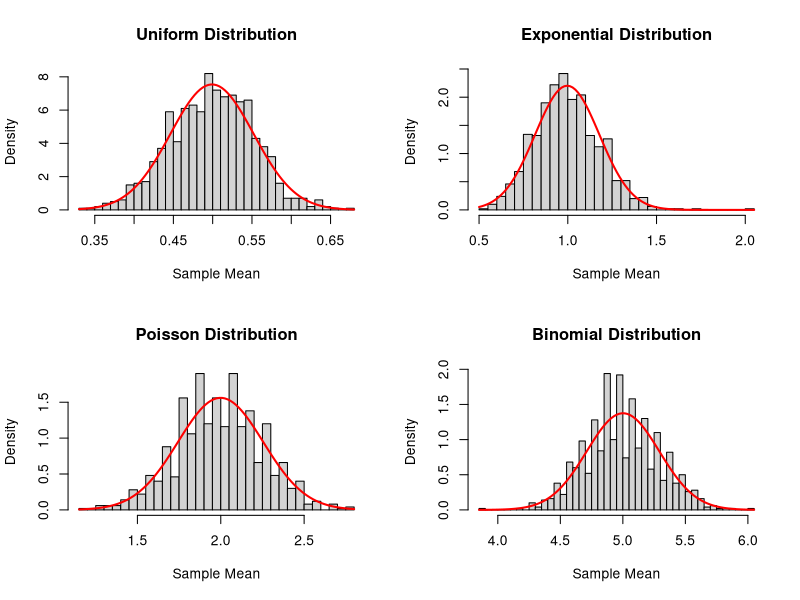

R code for this plot:
# Demonstration of the Central Limit Theorem (CLT)

# Set common parameters
n <- 1000        # Number of samples
sample_size <- 30   # Size of each sample

# Prepare a 2x2 plot layout
par(mfrow=c(2,2))

# 1. Uniform Distribution
sample_means_uniform <- replicate(n, mean(runif(sample_size, min=0, max=1)))
hist(sample_means_uniform, breaks=40, probability=TRUE, main="Uniform Distribution", xlab="Sample Mean")
curve(dnorm(x, mean=mean(sample_means_uniform), sd=sd(sample_means_uniform)), add=TRUE, col="red", lwd=2)

# 2. Exponential Distribution
sample_means_exponential <- replicate(n, mean(rexp(sample_size, rate=1)))
hist(sample_means_exponential, breaks=40, probability=TRUE, main="Exponential Distribution", xlab="Sample Mean")
curve(dnorm(x, mean=mean(sample_means_exponential), sd=sd(sample_means_exponential)), add=TRUE, col="red", lwd=2)

# 3. Poisson Distribution
sample_means_poisson <- replicate(n, mean(rpois(sample_size, lambda=2)))
hist(sample_means_poisson, breaks=40, probability=TRUE, main="Poisson Distribution", xlab="Sample Mean")
curve(dnorm(x, mean=mean(sample_means_poisson), sd=sd(sample_means_poisson)), add=TRUE, col="red", lwd=2)

# 4. Binomial Distribution
sample_means_binomial <- replicate(n, mean(rbinom(sample_size, size=10, prob=0.5)))
hist(sample_means_binomial, breaks=40, probability=TRUE, main="Binomial Distribution", xlab="Sample Mean")
curve(dnorm(x, mean=mean(sample_means_binomial), sd=sd(sample_means_binomial)), add=TRUE, col="red", lwd=2)

# Reset plot layout
par(mfrow=c(1,1))
